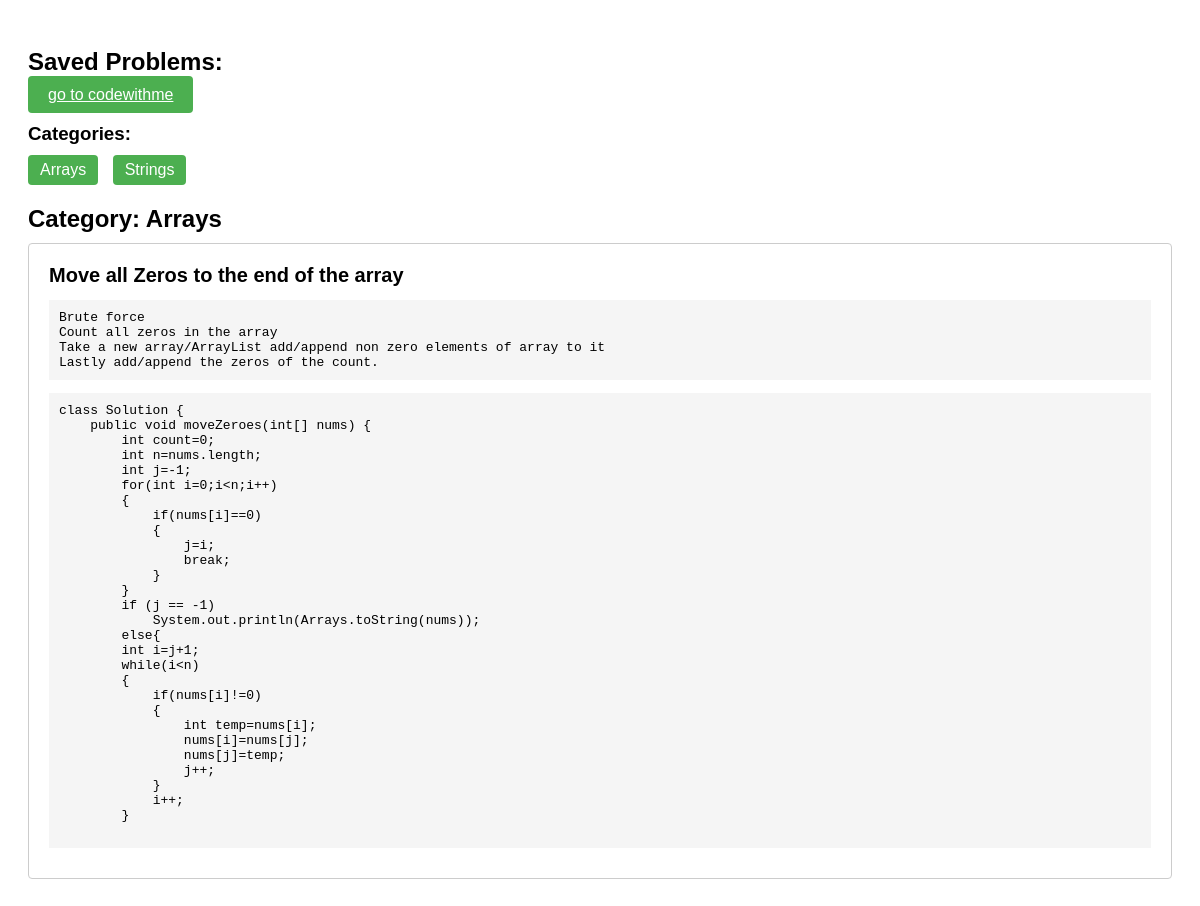
Screenshot of /viewcode/Arrays with the database file from the repository.
### tables this page shows
CREATE TABLE problems
                 (id INTEGER PRIMARY KEY AUTOINCREMENT,
                 problem_name TEXT,
                 problem_description TEXT,
                 code TEXT,
                 category TEXT);

### app.py (the view)
@app.route('/viewcode/<category_filter>')
def viewcode_category(category_filter):
    conn = sqlite3.connect('coding_problems.db')
    c = conn.cursor()
    c.execute("SELECT DISTINCT category FROM problems")
    categories = c.fetchall()
    c.execute("SELECT * FROM problems")
    problems = c.fetchall()
    conn.close()
    return render_template('viewcode.html', problems=problems, categories=categories, category_filter=category_filter)

### templates/viewcode.html (shortened to what this page needs)
<!DOCTYPE html>
<html>
<head>
</head>
<body>
    <h2>Saved Problems:</h2>
    <a href="/codewithme" class="codewithme_button">go to codewithme</a>
    <div class="navigation">
        <h3>Categories:</h3>
        <ul>
            {% for category in categories %}
                <li><a href="/viewcode/{{ category[0] }}">{{ category[0] }}</a></li>
            {% endfor %}
        </ul>
    </div>
    {% if category_filter %}
        <h2>Category: {{ category_filter }}</h2>
    {% endif %}
    {% for problem in problems %}
        {% if not category_filter or problem[4] == category_filter %}
            <div class="problem">
                <h3>{{ problem[1] }}</h3>
                <pre>{{ problem[2] }}</pre>
                <pre>{{ problem[3] }}</pre>
            </div>
        {% endif %}
    {% endfor %}
</body>
</html>

### templates/viewcode.html (style rules this page uses)
body { font-family: Arial, sans-serif; padding: 20px; }
h2 { margin-bottom: 10px; }
.problem { margin-bottom: 30px; padding: 20px; border: 1px solid #ccc; border-radius: 4px; }
.problem h3 { margin-top: 0; font-size: 20px; margin-bottom: 10px; }
.problem pre { background-color: #f5f5f5; padding: 10px; white-space: pre-wrap; margin-bottom: 10px; }
.navigation { margin-bottom: 20px; }
.navigation h3 { margin-bottom: 10px; }
.navigation ul { list-style: none; padding: 0; margin: 0; }
.navigation li { display: inline-block; margin-right: 10px; }
.navigation a { display: inline-block; padding: 6px 12px; background-color: #4CAF50; color: #fff; text-decoration: none; border-radius: 4px; }
.codewithme_button { background-color: #4CAF50; color: white; padding: 10px 20px; font-size: 16px; border: none; cursor: pointer; border-radius: 4px; }

### rows the page displays
problems: category "Arrays", problem_name "Move all Zeros to the end of the array", problem_description "Brute force Count all zeros in the array Take a new array/ArrayList add/append non zero elements of array to it Lastly add/append the zeros of the count.", code "class Solution { public void moveZeroes(int[] nums) { int count=0; int n=nums.length; int j=-1; for(int i=0;i<n;i++) { if(nums[i]==0) { j=i; break; } } if (j == -1) System.out.println(Arrays.toString(nums)); else{ int i=j+1; while(i<n) { if(nums[i]!=0) { int temp=nums[i]; nums[i]=nums[j]; nums[j]=temp; j++; } i++; }"

### other values shown
{{ category[0] }} "Arrays" "Strings"
